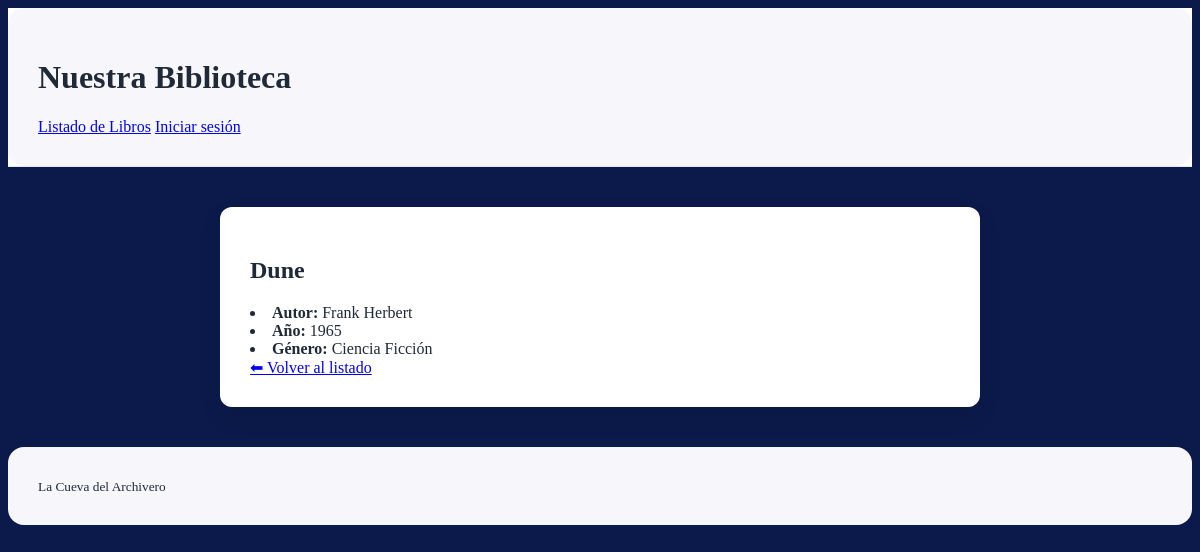
The page /libros/2/ on the database its author committed.
### libros/models.py (models this page shows, shortened)
class Libro(models.Model):
    titulo = models.CharField(max_length=200)
    autor = models.CharField(max_length=200)
    anio = models.IntegerField("Año")
    genero = models.CharField(max_length=200)

### libros/views.py (the view)
# urls.py: path('<int:pk>/', views.detalle_libro, name='detalle'),
def detalle_libro(request, pk):
    libro = get_object_or_404(Libro, pk=pk)
    return render(request, 'libros/detalle_libro.html', {'libro': libro, 'mostrar_nav': True, 'mostrar_header': False})

### libros/templates/libros/detalle_libro.html (shortened to what this page needs)
{% extends 'libros/base.html' %}
{% block content %}
<div class="card-container">
<h2>{{ libro.titulo }}</h2>
    <li><strong>Autor:</strong> {{ libro.autor }}</li>
    <li><strong>Año:</strong> {{ libro.anio }}</li>
    <li><strong>Género:</strong> {{ libro.genero }}</li>
    <a href="{% url 'libros:lista_libros' %}" class="btn btn-secondary">
        ⬅ Volver al listado
    </a>
</div>
{% endblock %}

### libros/static/libros/styles.css (style rules this page uses)
:root { --bg: #0b1a4a; --bg-light: #f7f7fb; --text: #1f2937; --text-light: #ffffff; --primary: #2563eb; --primary-dark: #1e3a8a; --secondary: #6b7280; --danger: #dc2626; --border: #e5e7eb; }
body { background-color: var(--bg); color: var(--text); }
.card-container { background: #ffffff; padding: 30px; border-radius: 12px; box-shadow: 0 10px 25px rgba(0, 0, 0, 0.08); max-width: 700px; margin: 40px auto; color: var(--text); }
.card-container h1, .card-container h2, .card-container h3 { color: var(--text); margin-bottom: 20px; }

### rows shown on the page
Libro: titulo "Dune", autor "Frank Herbert", anio "1965", genero "Ciencia Ficción"
